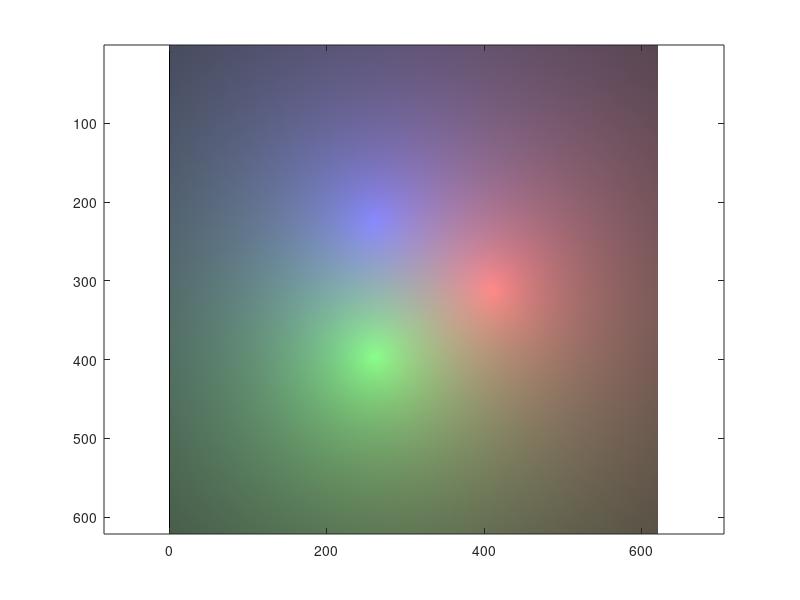

MATLAB code for this plot:
rad = 100;
del = 10;
[x, y] = meshgrid((-3*rad-del):(3*rad+del));
[rows, cols] = size(x);
dist = @(x, y, xc, yc) sqrt((x-xc).^2+(y-yc).^2);

p=0.005;


venn_img = zeros(rows, cols, 3);
venn_img(:,:,1) = 1 ./(1+(p.*(dist(x, y, rad.*cos(0), rad.*sin(0)))));
venn_img(:,:,2) = 1 ./(1+(p.*(dist(x, y, rad.*cos(2*pi/3), rad.*sin(2*pi/3)))));
venn_img(:,:,3) = 1 ./(1+(p.*(dist(x, y, rad.*cos(4*pi/3), rad.*sin(4*pi/3)))));

figure(1); clf
image(venn_img)
axis equal